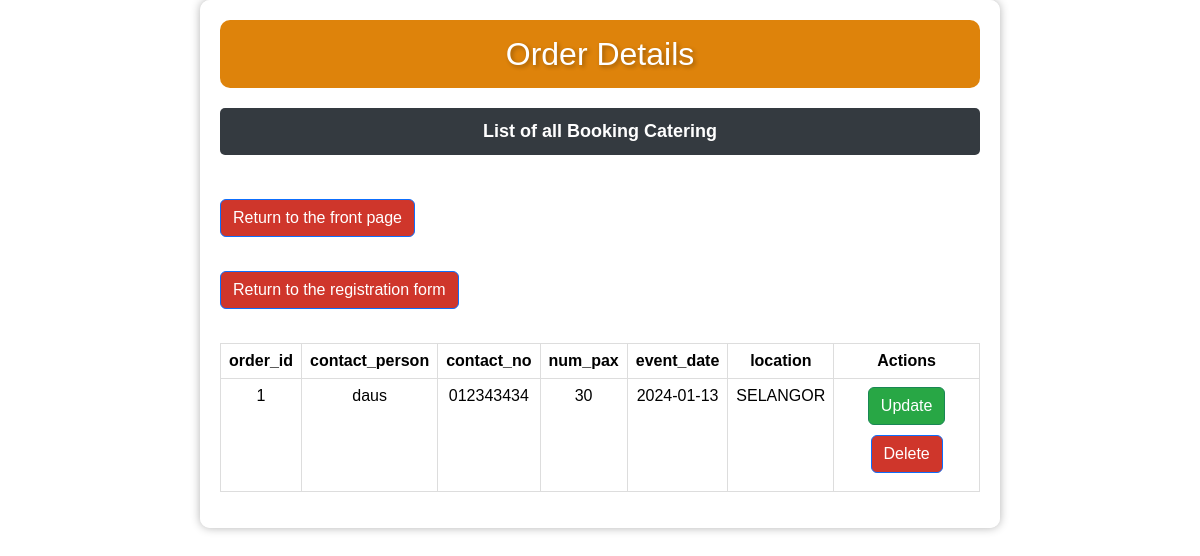
Screenshot of /show_order.php with the database file from the repository.
### tables this page shows
CREATE TABLE `orders` (
  `ID` int(11) NOT NULL,
  `Occasion` varchar(40) NOT NULL,
  `EventDate` date NOT NULL,
  `EventTime` time NOT NULL,
  `BudgetPerPax` decimal(10,2) NOT NULL,
  `NumberOfPax` int(11) NOT NULL,
  `TotalBudget` decimal(10,2) NOT NULL,
  `EventAddress` varchar(255) NOT NULL,
  `Location` varchar(20) NOT NULL,
  `ContactPerson` varchar(40) NOT NULL,
  `ContactNumber` varchar(20) NOT NULL,
  `CompanyName` varchar(30) NOT NULL,
  `Email` varchar(40) NOT NULL,
  `SpecialRequests` text DEFAULT NULL,
  `PromoCode` varchar(10) DEFAULT NULL
);

### show_order.php (the view, shortened to what this page needs)
<?php
require_once('db_catering.php');
?>
<html>
<head>
    <link href="https://cdn.jsdelivr.net/npm/bootstrap@5.3.2/dist/css/bootstrap.min.css" rel="stylesheet">
</head>
<!DOCTYPE html>
<html lang="en">
<head>
    <link href="https://cdn.jsdelivr.net/npm/bootstrap@5.3.2/dist/css/bootstrap.min.css" rel="stylesheet">
</head>
<body>
    <div class="container">
        <h2>Order Details</h2>
        <p>List of all Booking Catering</p><br>
        <a class="btn btn-primary" href="frontpage.php">Return to the front page</a><br><br>
        <a class="btn btn-primary" href="cateringform.php">Return to the registration form</a><br><br>
        <table class="table">
            <thead>
                <tr>
                    <th>order_id</th>
                    <th>contact_person</th>
                    <th>contact_no</th>
                    <th>num_pax</th>
                    <th>event_date</th>
                    <th>location</th>
                    <th>Actions</th>
                </tr>
            </thead>
            <tbody>
                <?php
                $sql = "SELECT * FROM orders";
                $result = mysqli_query($connection, $sql);
                if (mysqli_num_rows($result) > 0) {
                    while ($row = mysqli_fetch_assoc($result)) {
                ?>
                        <tr>
                            <td><?php echo $row['ID']; ?></td>
                            <td><?php echo $row['ContactPerson']; ?></td>
                            <td><?php echo $row['ContactNumber']; ?></td>
                            <td><?php echo $row['NumberOfPax']; ?></td>
                            <td><?php echo $row['EventDate']; ?></td>
                            <td><?php echo $row['Location']; ?></td>
                            <td>
                                <a class="btn btn-success" href="update_order.php?order_id=<?php echo $row['ID']; ?>">Update</a>
                                <a class="btn btn-primary" href="delete_order.php?order_id=<?php echo $row['ID']; ?>">Delete</a>
                            </td>
                        </tr>
                <?php
                    }
                }
                ?>
            </tbody>
        </table>
    </div>
</body>
</html>

### show_order.php (style rules this page uses)
body { font-family: 'Montserrat', sans-serif; margin: 0; padding: 0; background-size: cover; background-image: url('images (4).jpeg'); }
.container { max-width: 800px; margin: 0 auto; background-color: rgba(255, 255, 255, 0.9); padding: 20px; border-radius: 10px; box-shadow: 0 0 10px rgba(0, 0, 0, 0.3); overflow: hidden; }
h2 { text-align: center; background-color: #de830b; color: #fff; padding: 15px; margin-bottom: 20px; border-radius: 10px; text-shadow: 2px 2px 4px rgba(0, 0, 0, 0.3); }
p { text-align: center; background-color: #343a40; color: #fff; font-weight: bold; font-size: 18px; margin-bottom: 20px; padding: 10px; border-radius: 5px; }
.btn-primary { background-color: #cf362b; color: #fff; }
.btn-success { background-color: #28a745; color: #fff; }
.btn-primary, .btn-success { margin-bottom: 10px; }
table { width: 100%; border-collapse: collapse; margin-bottom: 20px; }
th, td { padding: 10px; text-align: center; border: 1px solid #ddd; }

### rows the page displays
orders: ID "1", ContactPerson "daus", ContactNumber "012343434", NumberOfPax "30", EventDate "2024-01-13", Location "SELANGOR"
